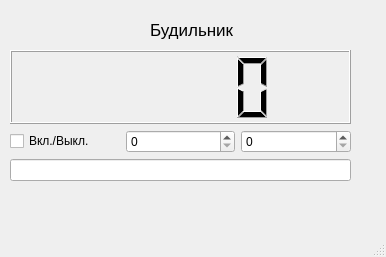
<?xml version="1.0" encoding="UTF-8"?>
<ui version="4.0">
 <class>MainWindow</class>
 <widget class="QMainWindow" name="MainWindow">
  <property name="geometry">
   <rect>
    <x>0</x>
    <y>0</y>
    <width>386</width>
    <height>257</height>
   </rect>
  </property>
  <property name="windowTitle">
   <string>MainWindow</string>
  </property>
  <widget class="QWidget" name="centralwidget">
   <widget class="QWidget" name="verticalLayoutWidget">
    <property name="geometry">
     <rect>
      <x>10</x>
      <y>50</y>
      <width>341</width>
      <height>131</height>
     </rect>
    </property>
    <layout class="QVBoxLayout" name="verticalLayout">
     <item>
      <widget class="QLCDNumber" name="lcdNumber"/>
     </item>
     <item>
      <layout class="QHBoxLayout" name="horizontalLayout">
       <item>
        <widget class="QCheckBox" name="checkBox">
         <property name="text">
          <string>Вкл./Выкл.</string>
         </property>
        </widget>
       </item>
       <item>
        <widget class="QSpinBox" name="sbHours">
         <property name="maximum">
          <number>23</number>
         </property>
        </widget>
       </item>
       <item>
        <widget class="QSpinBox" name="sbMinutes">
         <property name="maximum">
          <number>59</number>
         </property>
        </widget>
       </item>
      </layout>
     </item>
     <item>
      <widget class="QLineEdit" name="leResult"/>
     </item>
    </layout>
   </widget>
   <widget class="QLabel" name="label_4">
    <property name="geometry">
     <rect>
      <x>150</x>
      <y>20</y>
      <width>111</width>
      <height>20</height>
     </rect>
    </property>
    <property name="font">
     <font>
      <pointsize>13</pointsize>
     </font>
    </property>
    <property name="text">
     <string>Будильник</string>
    </property>
   </widget>
  </widget>
  <widget class="QMenuBar" name="menubar">
   <property name="geometry">
    <rect>
     <x>0</x>
     <y>0</y>
     <width>386</width>
     <height>22</height>
    </rect>
   </property>
  </widget>
  <widget class="QStatusBar" name="statusbar"/>
 </widget>
 <resources/>
 <connections/>
</ui>
